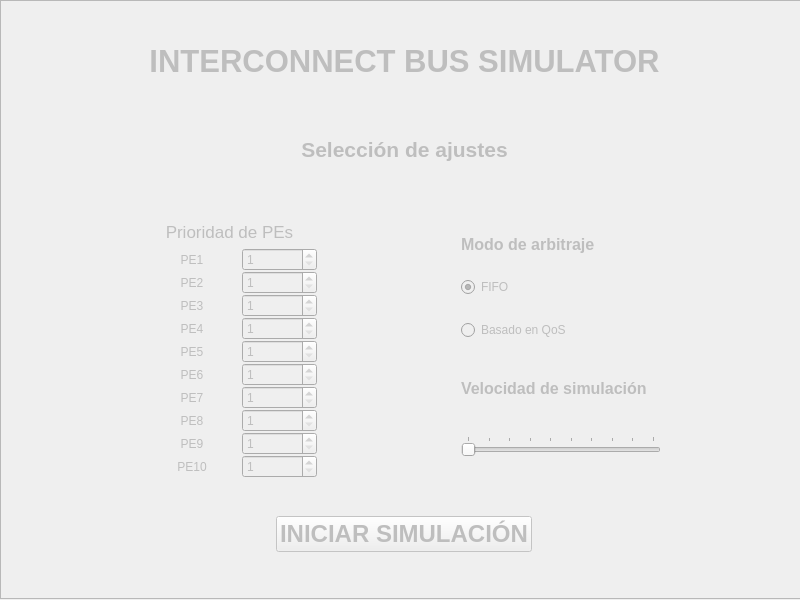
<?xml version="1.0" encoding="UTF-8"?>
<ui version="4.0">
 <class>MainWindow</class>
 <widget class="QMainWindow" name="MainWindow">
  <property name="geometry">
   <rect>
    <x>0</x>
    <y>0</y>
    <width>800</width>
    <height>600</height>
   </rect>
  </property>
  <property name="windowTitle">
   <string>Interconnect Simulator</string>
  </property>
  <property name="windowIcon">
   <iconset theme="QIcon::ThemeIcon::AudioCard"/>
  </property>
  <widget class="QWidget" name="centralwidget">
   <property name="sizePolicy">
    <sizepolicy hsizetype="Fixed" vsizetype="Fixed">
     <horstretch>0</horstretch>
     <verstretch>0</verstretch>
    </sizepolicy>
   </property>
  
    <widget class="QStackedWidget" name="stackedWidget">
        <widget class="QWidget" name="page"/>
            <layout class="QVBoxLayout" name="verticalLayout_page">
            <!-- Add your widgets here -->
            </layout>
        <widget class="QWidget" name="page_2"/>
    </widget>
   
   <widget class="QFrame" name="selection_frame">
    <property name="enabled">
     <bool>false</bool>
    </property>
    <property name="geometry">
     <rect>
      <x>0</x>
      <y>0</y>
      <width>809</width>
      <height>599</height>
     </rect>
    </property>
    <property name="autoFillBackground">
     <bool>true</bool>
    </property>
    <property name="styleSheet">
     <string notr="true">bg=rgb(255, 255, 0)</string>
    </property>
    <property name="frameShape">
     <enum>QFrame::Shape::StyledPanel</enum>
    </property>
    <property name="frameShadow">
     <enum>QFrame::Shadow::Plain</enum>
    </property>
    <widget class="QWidget" name="verticalLayoutWidget">
     <property name="geometry">
      <rect>
       <x>-1</x>
       <y>-1</y>
       <width>811</width>
       <height>601</height>
      </rect>
     </property>
     <layout class="QVBoxLayout" name="selectionLo">
      <property name="sizeConstraint">
       <enum>QLayout::SizeConstraint::SetDefaultConstraint</enum>
      </property>
      <property name="leftMargin">
       <number>5</number>
      </property>
      <property name="topMargin">
       <number>5</number>
      </property>
      <property name="rightMargin">
       <number>5</number>
      </property>
      <property name="bottomMargin">
       <number>15</number>
      </property>
      <item>
       <widget class="QLabel" name="title_label">
        <property name="enabled">
         <bool>false</bool>
        </property>
        <property name="maximumSize">
         <size>
          <width>16777215</width>
          <height>50</height>
         </size>
        </property>
        <property name="font">
         <font>
          <pointsize>23</pointsize>
          <bold>true</bold>
         </font>
        </property>
        <property name="layoutDirection">
         <enum>Qt::LayoutDirection::LeftToRight</enum>
        </property>
        <property name="autoFillBackground">
         <bool>true</bool>
        </property>
        <property name="frameShape">
         <enum>QFrame::Shape::NoFrame</enum>
        </property>
        <property name="text">
         <string>INTERCONNECT BUS SIMULATOR</string>
        </property>
        <property name="alignment">
         <set>Qt::AlignmentFlag::AlignCenter</set>
        </property>
       </widget>
      </item>
      <item>
       <widget class="QLabel" name="settings_label">
        <property name="maximumSize">
         <size>
          <width>16777215</width>
          <height>50</height>
         </size>
        </property>
        <property name="font">
         <font>
          <pointsize>16</pointsize>
          <bold>true</bold>
          <kerning>false</kerning>
         </font>
        </property>
        <property name="autoFillBackground">
         <bool>true</bool>
        </property>
        <property name="text">
         <string>Selección de ajustes</string>
        </property>
        <property name="alignment">
         <set>Qt::AlignmentFlag::AlignCenter</set>
        </property>
       </widget>
      </item>
      <item>
       <layout class="QHBoxLayout" name="horizontalLayout_2">
        <property name="leftMargin">
         <number>5</number>
        </property>
        <property name="rightMargin">
         <number>10</number>
        </property>
        <item>
         <layout class="QVBoxLayout" name="verticalLayout_2">
          <property name="topMargin">
           <number>10</number>
          </property>
          <item>
           <widget class="QLabel" name="label_11">
            <property name="maximumSize">
             <size>
              <width>16777215</width>
              <height>20</height>
             </size>
            </property>
            <property name="font">
             <font>
              <pointsize>13</pointsize>
              <bold>false</bold>
             </font>
            </property>
            <property name="text">
             <string>Prioridad de PEs</string>
            </property>
            <property name="alignment">
             <set>Qt::AlignmentFlag::AlignCenter</set>
            </property>
           </widget>
          </item>
          <item>
           <layout class="QGridLayout" name="gridLayout">
            <property name="leftMargin">
             <number>5</number>
            </property>
            <property name="topMargin">
             <number>0</number>
            </property>
            <property name="rightMargin">
             <number>5</number>
            </property>
            <property name="bottomMargin">
             <number>0</number>
            </property>
            <property name="spacing">
             <number>0</number>
            </property>
            <item row="6" column="0">
             <widget class="QLabel" name="label_3">
              <property name="maximumSize">
               <size>
                <width>100</width>
                <height>16777215</height>
               </size>
              </property>
              <property name="text">
               <string>PE3</string>
              </property>
              <property name="alignment">
               <set>Qt::AlignmentFlag::AlignCenter</set>
              </property>
             </widget>
            </item>
            <item row="0" column="1">
             <widget class="QSpinBox" name="PE1_prty">
              <property name="maximumSize">
               <size>
                <width>75</width>
                <height>16777215</height>
               </size>
              </property>
              <property name="minimum">
               <number>1</number>
              </property>
              <property name="maximum">
               <number>256</number>
              </property>
             </widget>
            </item>
            <item row="8" column="0">
             <widget class="QLabel" name="label_5">
              <property name="maximumSize">
               <size>
                <width>100</width>
                <height>16777215</height>
               </size>
              </property>
              <property name="text">
               <string>PE5</string>
              </property>
              <property name="alignment">
               <set>Qt::AlignmentFlag::AlignCenter</set>
              </property>
             </widget>
            </item>
            <item row="5" column="1">
             <widget class="QSpinBox" name="PE2_prty">
              <property name="maximumSize">
               <size>
                <width>75</width>
                <height>16777215</height>
               </size>
              </property>
              <property name="minimum">
               <number>1</number>
              </property>
              <property name="maximum">
               <number>256</number>
              </property>
             </widget>
            </item>
            <item row="5" column="0">
             <widget class="QLabel" name="label">
              <property name="maximumSize">
               <size>
                <width>100</width>
                <height>16777215</height>
               </size>
              </property>
              <property name="text">
               <string>PE2</string>
              </property>
              <property name="alignment">
               <set>Qt::AlignmentFlag::AlignCenter</set>
              </property>
             </widget>
            </item>
            <item row="9" column="0">
             <widget class="QLabel" name="label_6">
              <property name="maximumSize">
               <size>
                <width>100</width>
                <height>16777215</height>
               </size>
              </property>
              <property name="text">
               <string>PE6</string>
              </property>
              <property name="alignment">
               <set>Qt::AlignmentFlag::AlignCenter</set>
              </property>
             </widget>
            </item>
            <item row="10" column="1">
             <widget class="QSpinBox" name="PE7_prty">
              <property name="maximumSize">
               <size>
                <width>75</width>
                <height>16777215</height>
               </size>
              </property>
              <property name="minimum">
               <number>1</number>
              </property>
              <property name="maximum">
               <number>256</number>
              </property>
             </widget>
            </item>
            <item row="10" column="0">
             <widget class="QLabel" name="label_7">
              <property name="maximumSize">
               <size>
                <width>100</width>
                <height>16777215</height>
               </size>
              </property>
              <property name="text">
               <string>PE7</string>
              </property>
              <property name="alignment">
               <set>Qt::AlignmentFlag::AlignCenter</set>
              </property>
             </widget>
            </item>
            <item row="12" column="1">
             <widget class="QSpinBox" name="PE9_prty">
              <property name="maximumSize">
               <size>
                <width>75</width>
                <height>16777215</height>
               </size>
              </property>
              <property name="minimum">
               <number>1</number>
              </property>
              <property name="maximum">
               <number>256</number>
              </property>
             </widget>
            </item>
            <item row="6" column="1">
             <widget class="QSpinBox" name="PE3_prty">
              <property name="maximumSize">
               <size>
                <width>75</width>
                <height>16777215</height>
               </size>
              </property>
              <property name="minimum">
               <number>1</number>
              </property>
              <property name="maximum">
               <number>256</number>
              </property>
             </widget>
            </item>
            <item row="7" column="0">
             <widget class="QLabel" name="label_4">
              <property name="maximumSize">
               <size>
                <width>100</width>
                <height>16777215</height>
               </size>
              </property>
              <property name="text">
               <string>PE4</string>
              </property>
              <property name="alignment">
               <set>Qt::AlignmentFlag::AlignCenter</set>
              </property>
             </widget>
            </item>
            <item row="12" column="0">
             <widget class="QLabel" name="label_9">
              <property name="maximumSize">
               <size>
                <width>100</width>
                <height>16777215</height>
               </size>
              </property>
              <property name="text">
               <string>PE9</string>
              </property>
              <property name="alignment">
               <set>Qt::AlignmentFlag::AlignCenter</set>
              </property>
             </widget>
            </item>
            <item row="13" column="0">
             <widget class="QLabel" name="label_10">
              <property name="maximumSize">
               <size>
                <width>100</width>
                <height>16777215</height>
               </size>
              </property>
              <property name="text">
               <string>PE10</string>
              </property>
              <property name="alignment">
               <set>Qt::AlignmentFlag::AlignCenter</set>
              </property>
             </widget>
            </item>
            <item row="0" column="0">
             <widget class="QLabel" name="label_2">
              <property name="maximumSize">
               <size>
                <width>100</width>
                <height>16777215</height>
               </size>
              </property>
              <property name="text">
               <string>PE1</string>
              </property>
              <property name="alignment">
               <set>Qt::AlignmentFlag::AlignCenter</set>
              </property>
             </widget>
            </item>
            <item row="11" column="1">
             <widget class="QSpinBox" name="PE8_prty">
              <property name="maximumSize">
               <size>
                <width>75</width>
                <height>16777215</height>
               </size>
              </property>
              <property name="minimum">
               <number>1</number>
              </property>
              <property name="maximum">
               <number>256</number>
              </property>
             </widget>
            </item>
            <item row="11" column="0">
             <widget class="QLabel" name="label_8">
              <property name="maximumSize">
               <size>
                <width>100</width>
                <height>16777215</height>
               </size>
              </property>
              <property name="text">
               <string>PE8</string>
              </property>
              <property name="alignment">
               <set>Qt::AlignmentFlag::AlignCenter</set>
              </property>
             </widget>
            </item>
            <item row="13" column="1">
             <widget class="QSpinBox" name="PE10_prty">
              <property name="maximumSize">
               <size>
                <width>75</width>
                <height>16777215</height>
               </size>
              </property>
              <property name="minimum">
               <number>1</number>
              </property>
              <property name="maximum">
               <number>256</number>
              </property>
             </widget>
            </item>
            <item row="9" column="1">
             <widget class="QSpinBox" name="PE6_prty">
              <property name="maximumSize">
               <size>
                <width>75</width>
                <height>16777215</height>
               </size>
              </property>
              <property name="minimum">
               <number>1</number>
              </property>
              <property name="maximum">
               <number>256</number>
              </property>
             </widget>
            </item>
            <item row="7" column="1">
             <widget class="QSpinBox" name="PE4_prty">
              <property name="maximumSize">
               <size>
                <width>75</width>
                <height>16777215</height>
               </size>
              </property>
              <property name="minimum">
               <number>1</number>
              </property>
              <property name="maximum">
               <number>256</number>
              </property>
             </widget>
            </item>
            <item row="8" column="1">
             <widget class="QSpinBox" name="PE5_prty">
              <property name="maximumSize">
               <size>
                <width>75</width>
                <height>16777215</height>
               </size>
              </property>
              <property name="minimum">
               <number>1</number>
              </property>
              <property name="maximum">
               <number>256</number>
              </property>
             </widget>
            </item>
           </layout>
          </item>
         </layout>
        </item>
        <item>
         <layout class="QVBoxLayout" name="verticalLayout_5">
          <property name="leftMargin">
           <number>5</number>
          </property>
          <property name="topMargin">
           <number>5</number>
          </property>
          <property name="rightMargin">
           <number>5</number>
          </property>
          <property name="bottomMargin">
           <number>5</number>
          </property>
          <item>
           <widget class="QLabel" name="label_12">
            <property name="maximumSize">
             <size>
              <width>16777215</width>
              <height>20</height>
             </size>
            </property>
            <property name="font">
             <font>
              <pointsize>12</pointsize>
              <bold>true</bold>
              <underline>false</underline>
              <strikeout>false</strikeout>
             </font>
            </property>
            <property name="text">
             <string>Modo de arbitraje</string>
            </property>
           </widget>
          </item>
          <item>
           <widget class="QRadioButton" name="QoS_btn">
            <property name="text">
             <string>FIFO</string>
            </property>
            <property name="checked">
             <bool>true</bool>
            </property>
           </widget>
          </item>
          <item>
           <widget class="QRadioButton" name="FIFO_btn">
            <property name="text">
             <string>Basado en QoS </string>
            </property>
           </widget>
          </item>
          <item>
           <widget class="QLabel" name="label_13">
            <property name="maximumSize">
             <size>
              <width>200</width>
              <height>50</height>
             </size>
            </property>
            <property name="font">
             <font>
              <pointsize>12</pointsize>
              <bold>true</bold>
             </font>
            </property>
            <property name="text">
             <string>Velocidad de simulación</string>
            </property>
           </widget>
          </item>
          <item>
           <widget class="QSlider" name="horizontalSlider">
            <property name="maximumSize">
             <size>
              <width>200</width>
              <height>16777215</height>
             </size>
            </property>
            <property name="minimum">
             <number>1</number>
            </property>
            <property name="maximum">
             <number>10</number>
            </property>
            <property name="tracking">
             <bool>true</bool>
            </property>
            <property name="orientation">
             <enum>Qt::Orientation::Horizontal</enum>
            </property>
            <property name="tickPosition">
             <enum>QSlider::TickPosition::TicksAbove</enum>
            </property>
            <property name="tickInterval">
             <number>1</number>
            </property>
           </widget>
          </item>
         </layout>
        </item>
       </layout>
      </item>
      
      <item alignment="Qt::AlignmentFlag::AlignHCenter">
       <widget class="QPushButton" name="pushButton">
        <property name="enabled">
         <bool>false</bool>
        </property>
        <property name="maximumSize">
         <size>
          <width>400</width>
          <height>16777215</height>
         </size>
        </property>
        <property name="font">
         <font>
          <pointsize>18</pointsize>
          <bold>true</bold>
         </font>
        </property>
        <property name="layoutDirection">
         <enum>Qt::LayoutDirection::LeftToRight</enum>
        </property>
        <property name="autoFillBackground">
         <bool>false</bool>
        </property>
        <property name="text">
         <string>INICIAR SIMULACIÓN</string>
        </property>
        <property name="checkable">
         <bool>false</bool>
        </property>
        <property name="default">
         <bool>false</bool>
        </property>
       </widget>
      </item>
     </layout>
    </widget>
   </widget>
  </widget>
 </widget>
 <tabstops>
  <tabstop>PE1_prty</tabstop>
  <tabstop>PE2_prty</tabstop>
  <tabstop>PE3_prty</tabstop>
  <tabstop>PE4_prty</tabstop>
  <tabstop>PE5_prty</tabstop>
  <tabstop>PE6_prty</tabstop>
  <tabstop>PE7_prty</tabstop>
  <tabstop>PE8_prty</tabstop>
  <tabstop>PE9_prty</tabstop>
  <tabstop>PE10_prty</tabstop>
 </tabstops>
 <resources/>
 <connections/>
</ui>
